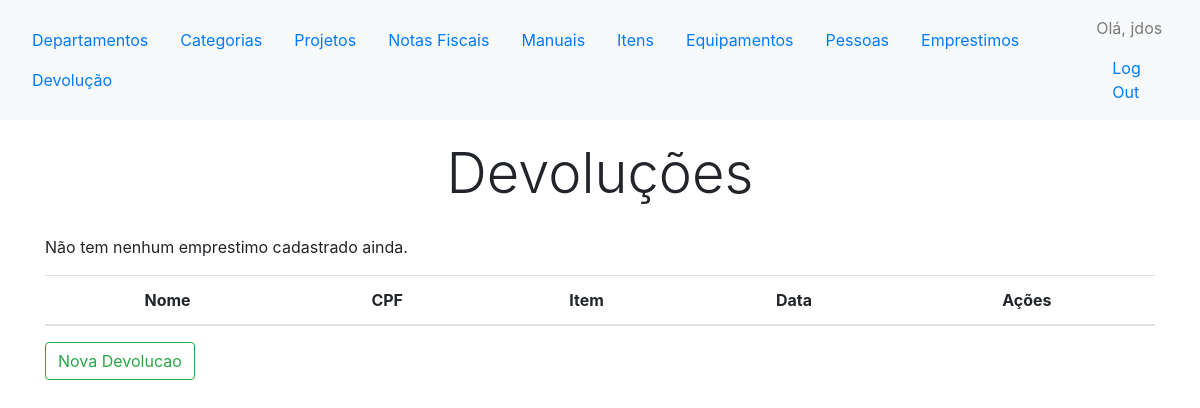
/controle/devolucoes/ (signed in), run on an earlier commit of the app's database.
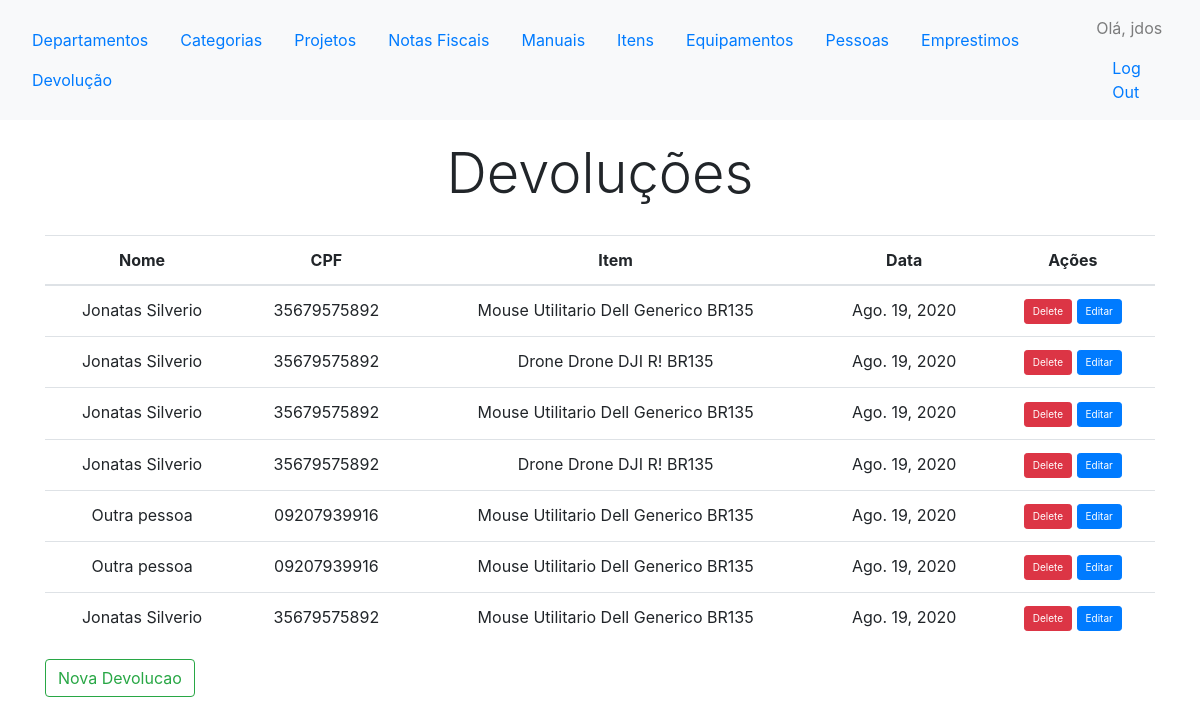
And on a later commit of the database.
### controles/models.py (models this page shows, shortened)
class Devolucao(models.Model):
    emprestimo     = models.OneToOneField(Emprestimo, primary_key = True, on_delete=models.CASCADE)
    cpf_func       = models.ForeignKey('comuns.Pessoa', on_delete=models.PROTECT)
    data_devolucao = models.DateField(default=timezone.now)
    laudo          = models.ForeignKey(Laudo, on_delete=models.PROTECT, blank=True, null=True)

class Emprestimo(models.Model):
    cpf             = models.ForeignKey('comuns.Pessoa', on_delete=models.PROTECT)
    id_item         = models.ForeignKey(Item, on_delete=models.PROTECT, blank=False)
    data_emprestimo = models.DateField(default=timezone.now)
    cpf_func        = models.ForeignKey('comuns.Pessoa', on_delete=models.PROTECT, related_name='%(class)s_cpf_funcionario')

class Item(models.Model):
    id_item = models.AutoField(primary_key=True)
    nome = models.CharField(max_length=50)
    caracteristica = models.TextField(max_length=200, blank=True, null=True)
    marca = models.CharField(max_length=30) #nova identidade
    modelo = models.CharField(max_length=30) #nova identidade
    categoria = models.ForeignKey(Categoria, on_delete=models.PROTECT)
    subcategoria = models.ForeignKey(Subcategoria, on_delete=models.PROTECT, blank=True, null=True)
    projeto = models.ForeignKey('comuns.Projeto', on_delete=models.PROTECT)
    valor = models.DecimalField(max_digits=8, decimal_places=2, blank=True, null = True)
    local = models.CharField(max_length=50, null = True, blank=True) #nova identidade
    id_departamento = models.ForeignKey('comuns.Departamento', on_delete=models.PROTECT, blank=True, null = True)
    id_notafiscal = models.ForeignKey(NotaFiscal, on_delete=models.PROTECT, blank=True, null = True)
    status_disponivel = models.BooleanField(default=True)
    status_manutencao = models.BooleanField(default=False)
    status_emprestado = models.BooleanField(default=False)
    tipo_consumivel = models.BooleanField(default=False)
    quantidade = models.IntegerField(validators=[MinValueValidator(0), MaxValueValidator(999999)], default = 1)
    validade = models.DateField(null= True, blank=True)
    id_equipamento_pertencente = models.ForeignKey('self', null=True, blank=True ,related_name='item', on_delete=models.CASCADE)
    ano = models.PositiveIntegerField(
        default=current_year(), validators=[MinValueValidator(2009), max_value_current_year])
    def __str__(self):
        if(self.tipo_consumivel):
            return self.nome + ' ' + self.categoria.nome  + ' ' + str(self.marca)+' '+str(self.modelo) +' '+ str(self.quantidade)+' '+ str(self.validade) +' '+ self.projeto.acronimo
        else:
            return self.nome + ' ' + self.categoria.nome  + ' ' + str(self.marca)+' '+str(self.modelo) +' '+ self.projeto.acronimo
    class Meta:
        verbose_name_plural = 'Itens'

class Categoria(models.Model):
    nome = models.CharField(max_length=40)
    abreviacao = models.CharField(max_length=4)

### comuns/models.py (models this page shows, shortened)
class Pessoa(models.Model):
	cpf   = CPFField(unique=True, primary_key=True)
	nome  = models.CharField(max_length=80, null = True, blank=False)
	email = models.EmailField(blank=True, null=True)

class Projeto(models.Model):
    nome = models.CharField(max_length=30)
    acronimo = models.CharField(max_length=5)

### controles/views.py (the view)
@login_required
def devolucoes(request):
	devolucoes = Devolucao.objects.all()
	context = {'devolucoes': devolucoes}
	return render(request, 'controles/devolucao/devolucoes.html', context)

### controles/templates/controles/devolucao/devolucoes.html (shortened to what this page needs)
{% extends "controles/base.html" %}
{% load static %}
{% load custom_filter %}
{% block header %}
<h1 class="display-4 text-center" style="padding: 20px;">Devoluções</h1>
{% endblock header %}
{% block content %}
<table id ="example"  class="table" style="width:100%;text-align:center" data-itens-equipamento-url="">
  <thead>
    <th onclick="sortTable(0)">
      Nome
    </th>
    <th onclick="sortTable(1)" >
      CPF
    </th>
    <th>
      Item
    </th>
        <th>
      Data
    </th>
        <th>
      Ações
    </th>
  </thead>
  <tbody>
    {% for devolucao in devolucoes %}
    <tr class="data">
      <td >{{ devolucao.emprestimo.cpf.nome}}</td>
      <td >{{ devolucao.emprestimo.cpf.cpf}}</td>
      <td>{{ devolucao.emprestimo.id_item}}</td>
      <td>{{ devolucao.data_devolucao}}</td>
      <td><button type="button" class="btn btn-primary delete btn-sm btn-danger" style="font-size:10px" onclick="" data-toggle="modal" data-target="#Modal"> Delete</button>
      <button type="button" class="btn btn-primary btn-sm nova-pessoa" style="font-size:10px" onclick="ajax" data-toggle="modal" data-target="#Modal"> Editar</button></td>
    </tr>
    {% empty %}
    	<p>Não tem nenhum emprestimo cadastrado ainda.</p>
    {% endfor %}
  </tbody>
</table>
<button type="button" class="btn btn-outline-success"  onclick="ajaxreturn('{% url 'controles:nova_devolucao' %}')" data-toggle="modal" data-target="#Modal"> Nova Devolucao </button>
{% endblock content %}

What changed in the data, as far as the page shows it:
added Devolucao: emprestimo.cpf.nome "Jonatas Silverio", emprestimo.cpf.cpf "35679575892", emprestimo.id_item "Mouse Utilitario Dell Generico BR135", data_devolucao "Ago. 19, 2020"
added Devolucao: emprestimo.cpf.nome "Jonatas Silverio", emprestimo.cpf.cpf "35679575892", emprestimo.id_item "Drone Drone DJI R! BR135", data_devolucao "Ago. 19, 2020"
added Devolucao: emprestimo.cpf.nome "Jonatas Silverio", emprestimo.cpf.cpf "35679575892", emprestimo.id_item "Mouse Utilitario Dell Generico BR135", data_devolucao "Ago. 19, 2020"
added Devolucao: emprestimo.cpf.nome "Jonatas Silverio", emprestimo.cpf.cpf "35679575892", emprestimo.id_item "Drone Drone DJI R! BR135", data_devolucao "Ago. 19, 2020"
added Devolucao: emprestimo.cpf.nome "Outra pessoa", emprestimo.cpf.cpf "09207939916", emprestimo.id_item "Mouse Utilitario Dell Generico BR135", data_devolucao "Ago. 19, 2020"
added Devolucao: emprestimo.cpf.nome "Outra pessoa", emprestimo.cpf.cpf "09207939916", emprestimo.id_item "Mouse Utilitario Dell Generico BR135", data_devolucao "Ago. 19, 2020"
added Devolucao: emprestimo.cpf.nome "Jonatas Silverio", emprestimo.cpf.cpf "35679575892", emprestimo.id_item "Mouse Utilitario Dell Generico BR135", data_devolucao "Ago. 19, 2020"
Also different on the page:
text no longer shown: "Não tem nenhum emprestimo cadastrado ainda."
